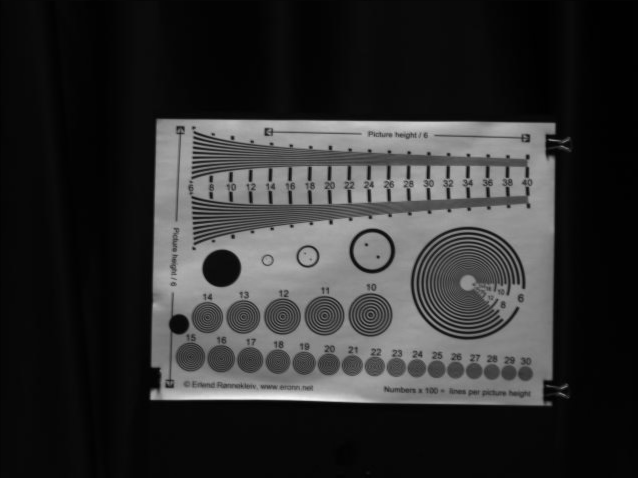
#> input picture l+d_t.png, 1275 x 955 px, given as the content of the folder ./DATA/Set14/HR, which was not available (shown at 1/2 size)
$ python generate_data.py
#> lines starting #> are read from the running program, lines starting #| are printed output that depends on the picture; pictures that were not available may be replaced by others from this repository, and a replacement may not be noted
#> further down, hr is the input picture: shape (955, 1275, 3); min 0, max 250, mean 47.6
### utils.py
import cv2
import numpy as np
from PIL import Image

def reshape_img(img):
    '''将图片分辨率修改为2m*2n'''
    if img.shape[0] % 2 == 0:
        if img.shape[1] % 2 == 0:
            pass  # 保持不变
        else:
            img = img[:, :-1]  # 删掉最后一列
    else:
        if img.shape[1] % 2 == 0:
            img = img[:-1, :]  # 删掉最后一行
        else:
            img = img[:-1, :-1]  # 删掉最后一行一列
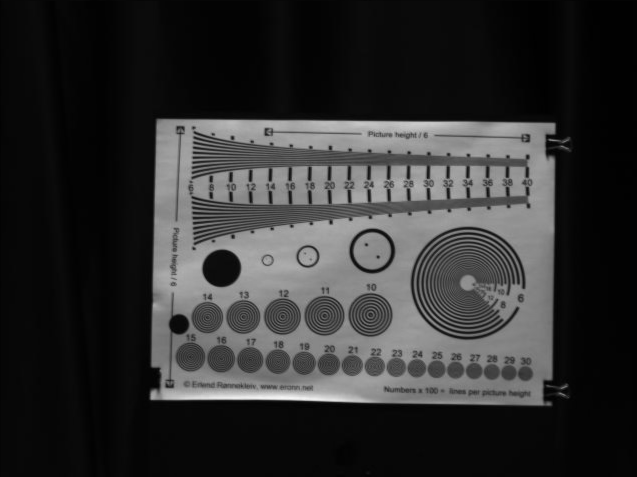
#> img: shape (954, 1274) (shown at 1/2 size); min 0, max 250, mean 47.7
    return img
class AverageMeter(object):
    def __init__(self):
        self.reset()

    # [11 lines left out: functions reset, update, not called in this run]
def gen_lr(hr):
    """将HR图片下采样,生成2张LR图片,用于亚像素级别数据集生成
    hr.size=(2m,2n)
    lr1.size=lr2.size=(m-1,n-1)"""
    assert hr.shape[0] % 2 == 0 and hr.shape[1] % 2 == 0  # hr的shape需偶数
    lr1 = np.zeros((int(hr.shape[0] / 2) - 1, int(hr.shape[1] / 2) - 1))  # 初始化低分辨率图像lr1
    lr2 = np.zeros_like(lr1)  # 初始化低分辨率图像lr2
    for i in range(lr1.shape[0]):
        for j in range(lr1.shape[1]):
            lr1[i, j] = (int(hr[2 * i, 2 * j]) + int(hr[2 * i, 2 * j + 1]) + int(hr[2 * i + 1, 2 * j]) + int(hr[2 * i + 1, 2 * j + 1])) / 4
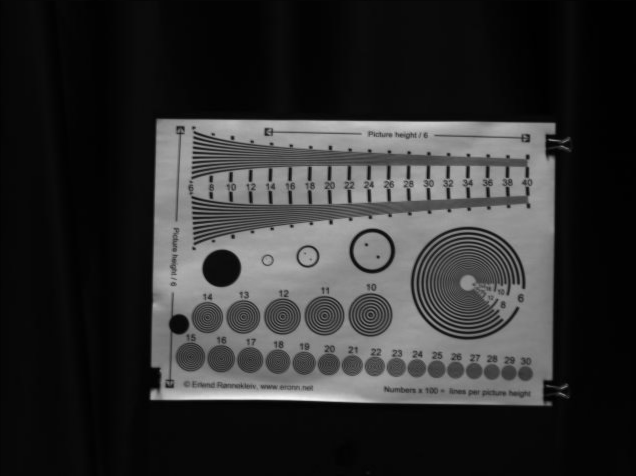
#> lr1: shape (476, 636) float64; min 0, max 245.5, mean 47.8
    for i in range(lr2.shape[0]):
        for j in range(lr2.shape[1]):
            lr2[i, j] = (int(hr[2 * i + 1, 2 * j + 1]) + int(hr[2 * i + 1, 2 * j + 2]) + int(hr[2 * i + 2, 2 * j + 1]) + int(hr[2 * i + 2, 2 * j + 2])) / 4
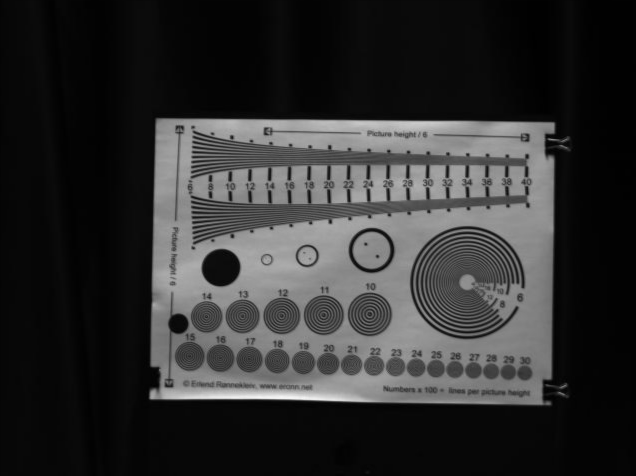
#> lr2: shape (476, 636) float64; min 0, max 246.2, mean 47.8
    lr1 = Image.fromarray(lr1)
#> lr1: PIL image 636x476 F
    lr2 = Image.fromarray(lr2)
#> lr2: PIL image 636x476 F
    return lr1, lr2

# [51 lines left out: functions total_inter, total_bilinear_inter, not called in this run]

### generate_data.py
"""由高分辨率生成低分辨率图片，数据集生成
分辨率缩小：2n*2n  ->  n*n
"""
import cv2
import os
import argparse
import numpy as np
from PIL import Image
from utils import reshape_img
from utils import gen_lr
if __name__ == '__main__':
    parser = argparse.ArgumentParser()
    parser.add_argument('--HR-path', default='./DATA/Set14/HR', type=str)
    parser.add_argument('--LR-path', default='./DATA/Set14/sub_LR', type=str)
    args = parser.parse_args()
    # HR_path = 'DATA\Data_for_SRGAN\HR' # 高分辨率图片文件夹读入路径
    # LR_path = 'DATA\Data_for_SRGAN\sub_LR'  # 低分辨率图片文件夹存放路径

# 批量遍历文件夹中的HR图片
    for hr_name in os.listdir(args.HR_path):
        hr_path = os.path.join(args.HR_path, hr_name)
        hr_name_nosuffix = hr_name.split('.')[0]  # 不要后缀
        lr1_path = os.path.join(args.LR_path, hr_name_nosuffix)
        lr2_path = os.path.join(args.LR_path, hr_name_nosuffix)
        hr = cv2.imread(hr_path)
        hr = cv2.cvtColor(hr, cv2.COLOR_BGR2GRAY)  # 化为灰度图
    # step1:将所有HR图片分辨率修改为2m*2n
        hr = reshape_img(hr)
    # step2:得到LR的图片
        lr1, lr2 = gen_lr(hr)
    # step3:图片输出
        lr1 = lr1.convert('L')  # 化为灰度图
#> lr1: PIL image 636x476 L
        lr2 = lr2.convert('L')
#> lr2: PIL image 636x476 L
        lr1.save(lr1_path + '-1.png')
        lr2.save(lr2_path + '-2.png')
        # lr1.show()
        # lr2.show()
print('Data Generated.')
